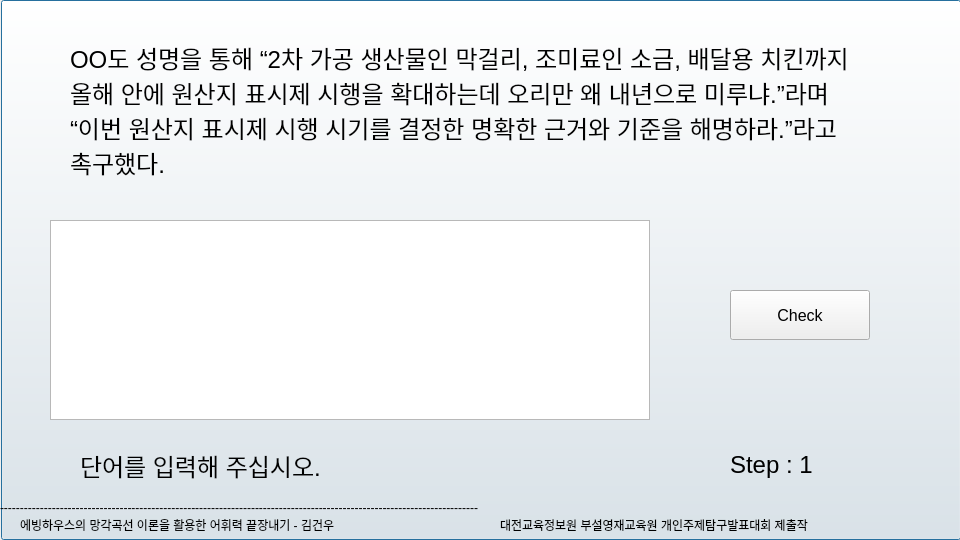
<?xml version="1.0" encoding="UTF-8"?>
<ui version="4.0">
 <class>Third_page</class>
 <widget class="QDialog" name="Third_page">
  <property name="geometry">
   <rect>
    <x>0</x>
    <y>0</y>
    <width>960</width>
    <height>540</height>
   </rect>
  </property>
  <property name="windowTitle">
   <string>Dialog</string>
  </property>
  <widget class="QPushButton" name="pushButton">
   <property name="geometry">
    <rect>
     <x>1</x>
     <y>0</y>
     <width>960</width>
     <height>540</height>
    </rect>
   </property>
   <property name="sizePolicy">
    <sizepolicy hsizetype="Preferred" vsizetype="Preferred">
     <horstretch>0</horstretch>
     <verstretch>0</verstretch>
    </sizepolicy>
   </property>
   <property name="text">
    <string/>
   </property>
   <property name="icon">
    <iconset resource="Background_image_qrc_file.qrc">
     <normaloff>:/BGI_sets/Second_bgi.jpg</normaloff>:/BGI_sets/Second_bgi.jpg</iconset>
   </property>
   <property name="iconSize">
    <size>
     <width>960</width>
     <height>540</height>
    </size>
   </property>
  </widget>
  <widget class="QLabel" name="show_text1">
   <property name="geometry">
    <rect>
     <x>0</x>
     <y>500</y>
     <width>960</width>
     <height>15</height>
    </rect>
   </property>
   <property name="text">
    <string>------------------------------------------------------------------------------------------------------------------------</string>
   </property>
  </widget>
  <widget class="QLabel" name="show_text2">
   <property name="geometry">
    <rect>
     <x>20</x>
     <y>517</y>
     <width>480</width>
     <height>15</height>
    </rect>
   </property>
   <property name="text">
    <string>에빙하우스의 망각곡선 이론을 활용한 어휘력 끝장내기 - 김건우</string>
   </property>
  </widget>
  <widget class="QLabel" name="show_text3">
   <property name="geometry">
    <rect>
     <x>500</x>
     <y>517</y>
     <width>440</width>
     <height>15</height>
    </rect>
   </property>
   <property name="text">
    <string>대전교육정보원 부설영재교육원 개인주제탐구발표대회 제출작</string>
   </property>
  </widget>
  <widget class="QTextEdit" name="enter_text">
   <property name="geometry">
    <rect>
     <x>50</x>
     <y>220</y>
     <width>600</width>
     <height>200</height>
    </rect>
   </property>
   <property name="font">
    <font>
     <pointsize>18</pointsize>
    </font>
   </property>
  </widget>
  <widget class="QPushButton" name="check_button">
   <property name="geometry">
    <rect>
     <x>730</x>
     <y>290</y>
     <width>140</width>
     <height>50</height>
    </rect>
   </property>
   <property name="font">
    <font>
     <pointsize>12</pointsize>
    </font>
   </property>
   <property name="text">
    <string>Check</string>
   </property>
   <property name="iconSize">
    <size>
     <width>24</width>
     <height>20</height>
    </size>
   </property>
  </widget>
  <widget class="QLabel" name="answer_true_false">
   <property name="geometry">
    <rect>
     <x>80</x>
     <y>445</y>
     <width>540</width>
     <height>40</height>
    </rect>
   </property>
   <property name="font">
    <font>
     <pointsize>18</pointsize>
    </font>
   </property>
   <property name="text">
    <string>단어를 입력해 주십시오.</string>
   </property>
  </widget>
  <widget class="QLabel" name="text_to_user">
   <property name="geometry">
    <rect>
     <x>70</x>
     <y>20</y>
     <width>780</width>
     <height>180</height>
    </rect>
   </property>
   <property name="font">
    <font>
     <pointsize>18</pointsize>
    </font>
   </property>
   <property name="text">
    <string>OO도 성명을 통해 “2차 가공 생산물인 막걸리, 조미료인 소금, 배달용 치킨까지 올해 안에 원산지 표시제 시행을 확대하는데 오리만 왜 내년으로 미루냐.”라며 “이번 원산지 표시제 시행 시기를 결정한 명확한 근거와 기준을 해명하라.”라고 촉구했다.</string>
   </property>
   <property name="textFormat">
    <enum>Qt::AutoText</enum>
   </property>
   <property name="alignment">
    <set>Qt::AlignLeading|Qt::AlignLeft|Qt::AlignVCenter</set>
   </property>
   <property name="wordWrap">
    <bool>true</bool>
   </property>
  </widget>
  <widget class="QLabel" name="label_2">
   <property name="geometry">
    <rect>
     <x>730</x>
     <y>445</y>
     <width>120</width>
     <height>40</height>
    </rect>
   </property>
   <property name="font">
    <font>
     <pointsize>18</pointsize>
    </font>
   </property>
   <property name="text">
    <string>Step : 1</string>
   </property>
  </widget>
 </widget>
 <resources>
  <include location="Background_image_qrc_file.qrc"/>
 </resources>
 <connections/>
</ui>
